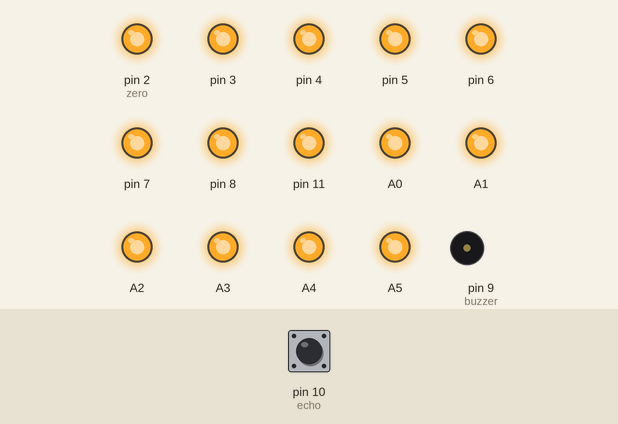
The sketch below on a simulated Arduino Uno, built with avr-gcc and run on an emulated ATmega328P. Shown: output pins drawn as LEDs (lit = HIGH), buzzer (waves = sounding). The test bench sets the inputs (shaded band); at power-on: pin 10 (echo) LOW. Pins used as bus, display or sensor lines are not drawn.

Above: at 0.1 s.
At 1.2 s:
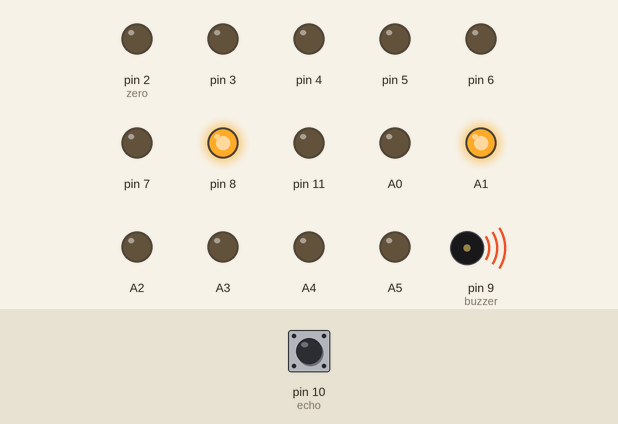
1.3 s: pin 10 (echo) pulsed HIGH 2 times (0.12 s each, 0.3 s apart)
At 2.4 s:
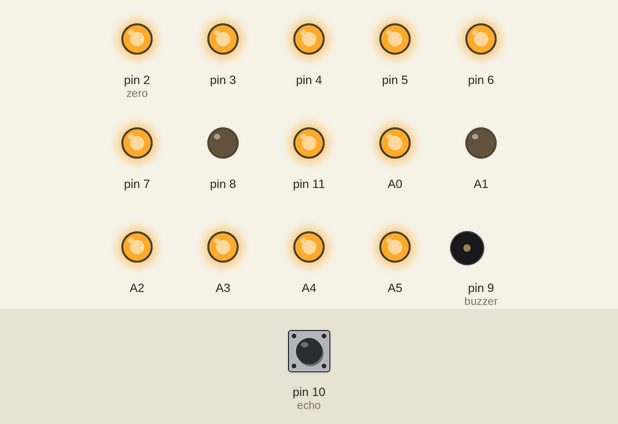
Timing chart, 0 to 4.3 s (numbered marks = the images above; inputs shaded):
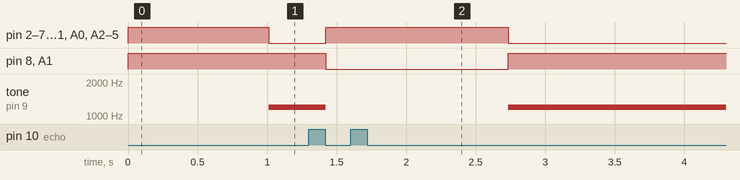

The sketch:

obstacle-detector.ino
```cpp
int trig=12;
int echo=10;
int buzzer=9;
byte zero=2;

#define note 1200

long seven_seg_dig[10][7]={
  {0,0,0,0,0,0,1},
  {1,0,0,1,1,1,1},
  {0,0,1,0,0,1,0},
  {0,0,0,0,1,1,0},
  {1,0,0,1,1,0,0},
  {0,1,0,0,1,0,0},
  {0,1,0,0,0,0,0},
  {0,0,0,1,1,1,1},
  {0,0,0,0,0,0,0},
  {0,0,0,1,1,0,0}
};

void setup() {
  pinMode(trig,OUTPUT);
  pinMode(echo,INPUT);
  pinMode(2,OUTPUT);
  pinMode(3,OUTPUT);
  pinMode(4,OUTPUT);
  pinMode(5,OUTPUT);
  pinMode(6,OUTPUT);
  pinMode(7,OUTPUT);
  pinMode(8,OUTPUT);
  pinMode(A5,OUTPUT);
  pinMode(A4,OUTPUT);
  pinMode(A2,OUTPUT);
  pinMode(A3,OUTPUT);
  pinMode(11,OUTPUT);
  pinMode(A0,OUTPUT);
  pinMode(A1,OUTPUT);

  byte pin=2;
  for(int i=0;i<7;i++)
   {
    digitalWrite(pin,HIGH);
    pin++;
   }
   digitalWrite(A0,HIGH);
   digitalWrite(A1,HIGH);
   digitalWrite(A2,HIGH);
   digitalWrite(A3,HIGH);
   digitalWrite(A4,HIGH);
   digitalWrite(A5,HIGH);
   digitalWrite(11,HIGH);
}

void segwrite(long val)
{
  byte digit=val%10;
  val/=10;
  byte num=val%10;
  byte pin=2;
  for(byte count=0;count<7;++count)
  {
    digitalWrite(pin,seven_seg_dig[digit][count]);
    ++pin;
  }
  if(num==0)
  {
    digitalWrite(A5,seven_seg_dig[num][0]);
    digitalWrite(A4,seven_seg_dig[num][1]);
    digitalWrite(A2,seven_seg_dig[num][2]);
    digitalWrite(A3,seven_seg_dig[num][3]);
    digitalWrite(11,seven_seg_dig[num][4]);
    digitalWrite(A0,seven_seg_dig[num][5]);
    digitalWrite(A1,seven_seg_dig[num][6]);
  }
  if(num==1)
  {
    digitalWrite(A5,seven_seg_dig[num][0]);
    digitalWrite(A4,seven_seg_dig[num][1]);
    digitalWrite(A2,seven_seg_dig[num][2]);
    digitalWrite(A3,seven_seg_dig[num][3]);
    digitalWrite(11,seven_seg_dig[num][4]);
    digitalWrite(A0,seven_seg_dig[num][5]);
    digitalWrite(A1,seven_seg_dig[num][6]);
  }
  if(num==2)
  {
    digitalWrite(A5,seven_seg_dig[num][0]);
    digitalWrite(A4,seven_seg_dig[num][1]);
    digitalWrite(A2,seven_seg_dig[num][2]);
    digitalWrite(A3,seven_seg_dig[num][3]);
    digitalWrite(11,seven_seg_dig[num][4]);
    digitalWrite(A0,seven_seg_dig[num][5]);
    digitalWrite(A1,seven_seg_dig[num][6]);
  }
  if(num==3)
  {
    digitalWrite(A5,seven_seg_dig[num][0]);
    digitalWrite(A4,seven_seg_dig[num][1]);
    digitalWrite(A2,seven_seg_dig[num][2]);
    digitalWrite(A3,seven_seg_dig[num][3]);
    digitalWrite(11,seven_seg_dig[num][4]);
    digitalWrite(A0,seven_seg_dig[num][5]);
    digitalWrite(A1,seven_seg_dig[num][6]);
  }
  if(num==4)
  {
    digitalWrite(A5,seven_seg_dig[num][0]);
    digitalWrite(A4,seven_seg_dig[num][1]);
    digitalWrite(A2,seven_seg_dig[num][2]);
    digitalWrite(A3,seven_seg_dig[num][3]);
    digitalWrite(11,seven_seg_dig[num][4]);
    digitalWrite(A0,seven_seg_dig[num][5]);
    digitalWrite(A1,seven_seg_dig[num][6]);
  }
  if(num==5)
  {
    digitalWrite(A5,seven_seg_dig[num][0]);
    digitalWrite(A4,seven_seg_dig[num][1]);
    digitalWrite(A2,seven_seg_dig[num][2]);
    digitalWrite(A3,seven_seg_dig[num][3]);
    digitalWrite(11,seven_seg_dig[num][4]);
    digitalWrite(A0,seven_seg_dig[num][5]);
    digitalWrite(A1,seven_seg_dig[num][6]);
  }
  if(num==6)
  {
    digitalWrite(A5,seven_seg_dig[num][0]);
    digitalWrite(A4,seven_seg_dig[num][1]);
    digitalWrite(A2,seven_seg_dig[num][2]);
    digitalWrite(A3,seven_seg_dig[num][3]);
    digitalWrite(11,seven_seg_dig[num][4]);
    digitalWrite(A0,seven_seg_dig[num][5]);
    digitalWrite(A1,seven_seg_dig[num][6]);
  }
  if(num==7)
  {
    digitalWrite(A5,seven_seg_dig[num][0]);
    digitalWrite(A4,seven_seg_dig[num][1]);
    digitalWrite(A2,seven_seg_dig[num][2]);
    digitalWrite(A3,seven_seg_dig[num][3]);
    digitalWrite(11,seven_seg_dig[num][4]);
    digitalWrite(A0,seven_seg_dig[num][5]);
    digitalWrite(A1,seven_seg_dig[num][6]);
  }
  if(num==8)
  {
    digitalWrite(A5,seven_seg_dig[num][0]);
    digitalWrite(A4,seven_seg_dig[num][1]);
    digitalWrite(A2,seven_seg_dig[num][2]);
    digitalWrite(A3,seven_seg_dig[num][3]);
    digitalWrite(11,seven_seg_dig[num][4]);
    digitalWrite(A0,seven_seg_dig[num][5]);
    digitalWrite(A1,seven_seg_dig[num][6]);
  }
  if(num==9)
  {
    digitalWrite(A5,seven_seg_dig[num][0]);
    digitalWrite(A4,seven_seg_dig[num][1]);
    digitalWrite(A2,seven_seg_dig[num][2]);
    digitalWrite(A3,seven_seg_dig[num][3]);
    digitalWrite(11,seven_seg_dig[num][4]);
    digitalWrite(A0,seven_seg_dig[num][5]);
    digitalWrite(A1,seven_seg_dig[num][6]);
  }
}

long microsecondsToInches(long microseconds)
{
  return microseconds / 74 /2;
}

long microsecondsToCentimeter(long microseconds)
{
return  microseconds / 29 / 2 ;
}

void loop() {
 digitalWrite(trig,LOW);
 delay(2);
 digitalWrite(trig,HIGH);
 delay(10);
 digitalWrite(trig,LOW);
 long duration,inches,cm,cm1;
 duration=pulseIn(echo,HIGH);
 inches = microsecondsToInches(duration);
 cm = microsecondsToCentimeter(duration);
 cm1 = inches*2.54;
 cm1+=cm;
 cm1/=2;
 if(cm1<=10)
  {
  tone(buzzer,note);
  segwrite(cm1);
  }
 if(cm1>10)
  {
  tone(buzzer,0,1);
  segwrite(cm1);
  }
 if(cm1>99)
 {
  zero=2;
  digitalWrite(zero,1);
  digitalWrite(A5,1);
  ++zero;
  digitalWrite(zero,1);
  digitalWrite(A4,1);
  ++zero;
  digitalWrite(zero,1);
  digitalWrite(A2,1);
  ++zero;
  digitalWrite(zero,1);
  digitalWrite(A3,1);
  ++zero;
  digitalWrite(zero,1);
  digitalWrite(11,1);
  ++zero;
  digitalWrite(zero,1);
  digitalWrite(A0,1);
  ++zero;
  digitalWrite(zero,0);
  digitalWrite(A1,0);
  ++zero;
  }
}
```

Measured:
- after the input at 1.3 s, pin 2 (zero), pin 3–7, pin 11, A0, A2–5: LOW → HIGH after 0.12 s, → LOW 1.3 s later; pin 8, A1: HIGH → LOW after 0.12 s, → HIGH 1.3 s later; tone on pin 9 (buzzer): 1200 Hz → silent after 0.12 s, → 1200 Hz 1.3 s later
